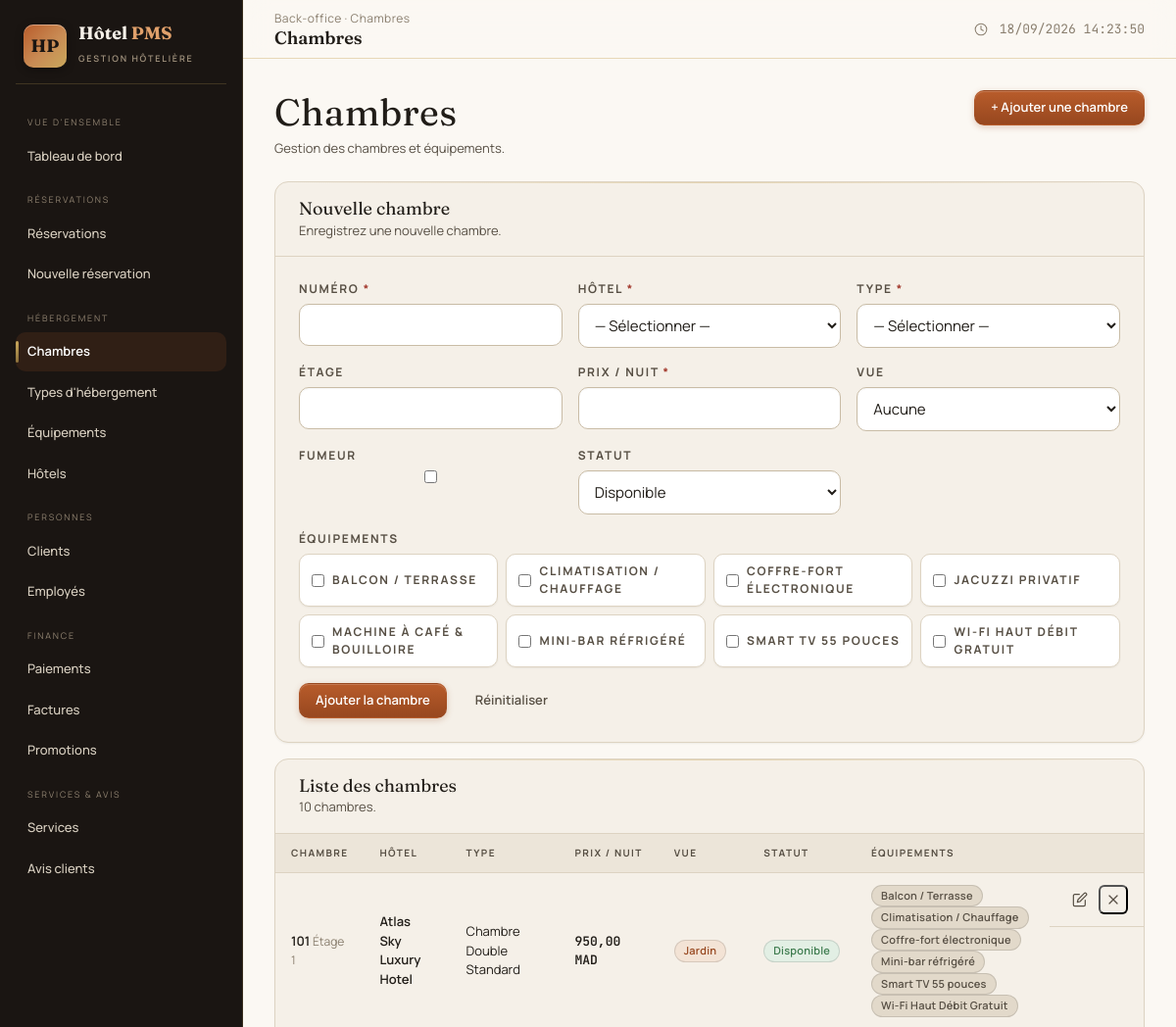
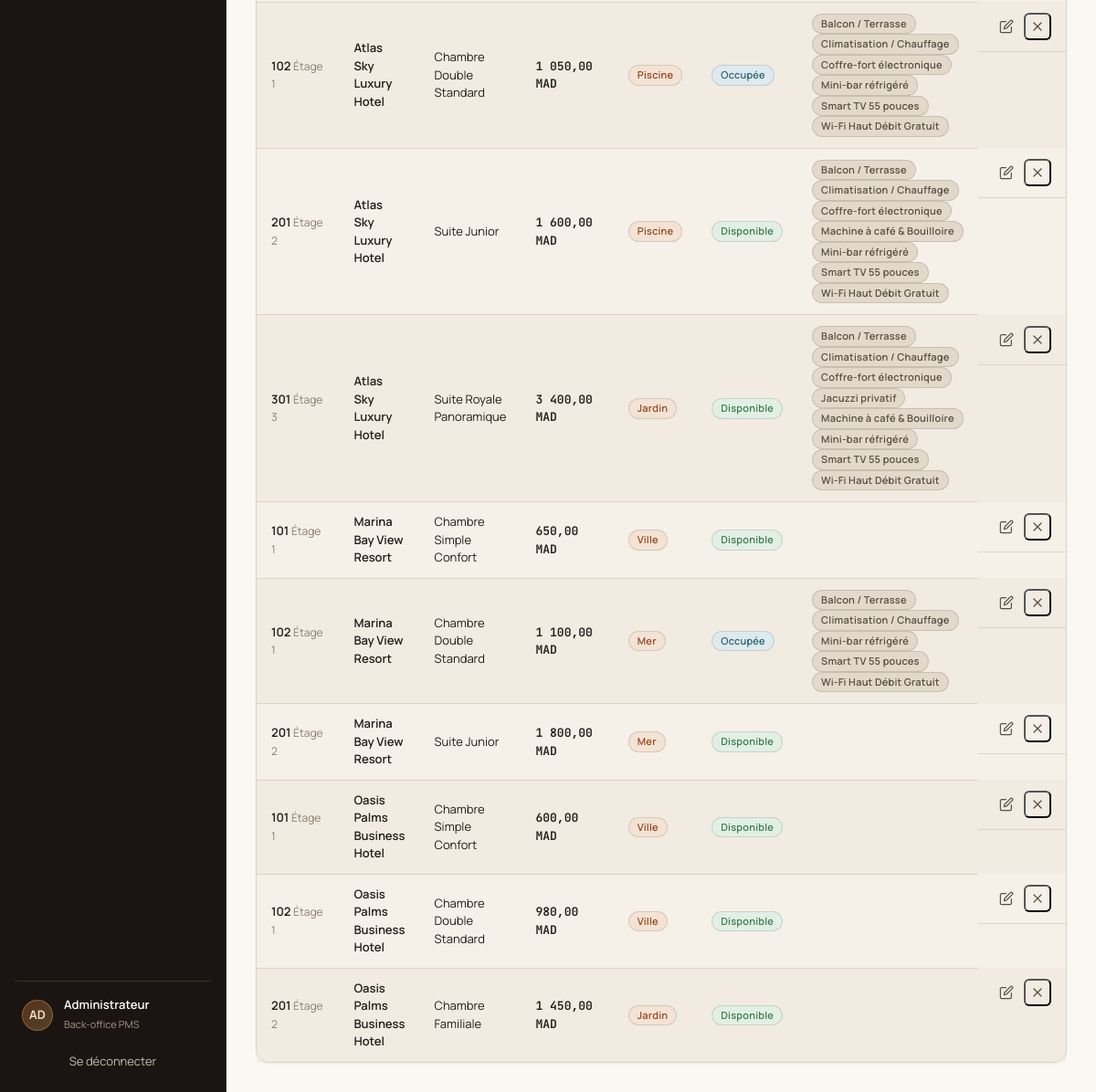
/chambres.php (signed in), run on the app's committed database (2 pictures, top to bottom).
### tables this page shows
CREATE TABLE equipement (
    id_equipement INT AUTO_INCREMENT PRIMARY KEY,
    nom_equipement VARCHAR(50) NOT NULL,
    description VARCHAR(200) NULL
);

CREATE TABLE chambre (
    id_chambre INT AUTO_INCREMENT PRIMARY KEY,
    id_hotel INT NOT NULL,
    id_type INT NOT NULL,
    numero_chambre VARCHAR(10) NOT NULL,
    etage TINYINT NULL,
    prix_nuit DECIMAL(10,2) NOT NULL,
    vue ENUM('Mer', 'Jardin', 'Ville', 'Piscine', 'Aucune') DEFAULT 'Aucune',
    fumeur BOOLEAN DEFAULT FALSE,
    statut_chambre ENUM('Disponible', 'Occupée', 'Maintenance', 'Nettoyage') DEFAULT 'Disponible',
    CONSTRAINT uq_chambre_hotel_numero UNIQUE (id_hotel, numero_chambre),
    CONSTRAINT chk_chambre_prix CHECK (prix_nuit >= 0),
    CONSTRAINT fk_chambre_hotel FOREIGN KEY (id_hotel) 
        REFERENCES hotel(id_hotel) 
        ON DELETE RESTRICT 
        ON UPDATE CASCADE,
    CONSTRAINT fk_chambre_type FOREIGN KEY (id_type) 
        REFERENCES type_hebergement(id_type) 
        ON DELETE RESTRICT 
        ON UPDATE CASCADE
);

CREATE TABLE hotel (
    id_hotel INT AUTO_INCREMENT PRIMARY KEY,
    nom_hotel VARCHAR(100) NOT NULL,
    adresse VARCHAR(200) NOT NULL,
    ville VARCHAR(50) NOT NULL,
    pays VARCHAR(50) NOT NULL,
    telephone VARCHAR(20) NULL,
    email VARCHAR(100) NULL,
    categorie_etoiles TINYINT NULL,
    date_ouverture DATE NULL,
    created_at DATETIME DEFAULT CURRENT_TIMESTAMP,
    CONSTRAINT chk_hotel_etoiles CHECK (categorie_etoiles IS NULL OR (categorie_etoiles BETWEEN 1 AND 5))
);

CREATE TABLE type_hebergement (
    id_type INT AUTO_INCREMENT PRIMARY KEY,
    libelle VARCHAR(50) NOT NULL,
    description TEXT NULL,
    capacite_max TINYINT NOT NULL,
    superficie_m2 DECIMAL(5,2) NULL,
    prix_base_nuit DECIMAL(10,2) NOT NULL,
    CONSTRAINT chk_type_capacite CHECK (capacite_max > 0),
    CONSTRAINT chk_type_prix CHECK (prix_base_nuit >= 0)
);

### chambres.php (the view, shortened to what this page needs)
<?php
require_once __DIR__ . "/includes/header.php";
$edit = null;
$edit_equipements = [];
$equipements_list = $pdo->query("SELECT id_equipement, nom_equipement FROM equipement ORDER BY nom_equipement")->fetchAll();
$chambres = $pdo->query(
    "SELECT ch.*, h.nom_hotel, h.ville, t.libelle AS type_libelle,
            (SELECT GROUP_CONCAT(e.nom_equipement ORDER BY e.nom_equipement SEPARATOR ', ')
             FROM chambre_equipement ce
             JOIN equipement e ON e.id_equipement = ce.id_equipement
             WHERE ce.id_chambre = ch.id_chambre) AS equipements_text
     FROM chambre ch
     JOIN hotel h ON h.id_hotel = ch.id_hotel
     JOIN type_hebergement t ON t.id_type = ch.id_type
     ORDER BY h.nom_hotel, ch.numero_chambre"
)->fetchAll();
?>
<div class="page-head">
    <div>
        <h1>Chambres</h1>
        <p>Gestion des chambres et équipements.</p>
    </div>
    <a href="chambres.php#form" class="btn primary">+ Ajouter une chambre</a>
</div>
<div class="stack">
    <div class="card" id="form">
        <div class="card-head">
            <div>
                <h3><?= $edit ? "Modifier la chambre" : "Nouvelle chambre" ?></h3>
                <p><?= $edit ? "Mettez à jour les informations de la chambre." : "Enregistrez une nouvelle chambre." ?></p>
            </div>
        </div>
        <div class="card-body">
            <form method="POST" class="form-grid">
                <div class="form-group">
                    <label for="numero_chambre">Numéro <span class="req">*</span></label>
                    <input type="text" id="numero_chambre" name="numero_chambre" required value="<?= htmlspecialchars($edit["numero_chambre"] ?? "") ?>">
                </div>
                <div class="form-group">
                    <label for="id_hotel">Hôtel <span class="req">*</span></label>
                    <select id="id_hotel" name="id_hotel" required>
                        <option value="">— Sélectionner —</option>
                    </select>
                </div>
                <div class="form-group">
                    <label for="id_type">Type <span class="req">*</span></label>
                    <select id="id_type" name="id_type" required>
                        <option value="">— Sélectionner —</option>
                    </select>
                </div>
                <div class="form-group">
                    <label for="etage">Étage</label>
                    <input type="number" id="etage" name="etage" value="<?= htmlspecialchars((string) ($edit["etage"] ?? "")) ?>">
                </div>
                <div class="form-group">
                    <label for="prix_nuit">Prix / nuit <span class="req">*</span></label>
                    <input type="number" id="prix_nuit" name="prix_nuit" step="0.01" required value="<?= htmlspecialchars($edit["prix_nuit"] ?? "") ?>">
                </div>
                <div class="form-group">
                    <label for="vue">Vue</label>
                    <select id="vue" name="vue">
                        <?php foreach (["Aucune", "Mer", "Jardin", "Ville", "Piscine"] as $v): ?>
                            <option value="<?= $v ?>" <?= ($edit["vue"] ?? "Aucune") === $v ? "selected" : "" ?>><?= $v ?></option>
                        <?php endforeach; ?>
                    </select>
                </div>
                <div class="form-group">
                    <label for="fumeur">Fumeur</label>
                    <input type="checkbox" id="fumeur" name="fumeur" value="1" <?= !empty($edit["fumeur"]) ? "checked" : "" ?>>
                </div>
                <div class="form-group">
                    <label for="statut_chambre">Statut</label>
                    <select id="statut_chambre" name="statut_chambre">
                        <?php foreach (["Disponible", "Occupée", "Maintenance", "Nettoyage"] as $s): ?>
                            <option value="<?= $s ?>" <?= ($edit["statut_chambre"] ?? "Disponible") === $s ? "selected" : "" ?>><?= $s ?></option>
                        <?php endforeach; ?>
                    </select>
                </div>
                <?php if (!empty($equipements_list)): ?>
                <div class="form-group" style="grid-column: 1 / -1">
                    <label>Équipements</label>
                    <div class="check-list">
                        <?php foreach ($equipements_list as $eq): ?>
                            <label class="check-item">
                                <input type="checkbox" name="equipements[]" value="<?= (int) $eq["id_equipement"] ?>" <?= in_array((int) $eq["id_equipement"], $edit_equipements, true) ? "checked" : "" ?>>
                                <?= htmlspecialchars($eq["nom_equipement"]) ?>
                            </label>
                        <?php endforeach; ?>
                    </div>
                </div>
                <?php endif; ?>
                <div class="form-actions" style="grid-column: 1 / -1; margin-top:0">
                    <button type="submit" class="btn primary"><?= $edit ? "Enregistrer" : "Ajouter la chambre" ?></button>
                    <a href="chambres.php" class="btn ghost">Réinitialiser</a>
                </div>
            </form>
        </div>
    </div>
    <div class="card">
        <div class="card-head">
            <div>
                <h3>Liste des chambres</h3>
                <p><?= count($chambres) ?> chambre<?= count($chambres) > 1 ? "s" : "" ?>.</p>
            </div>
        </div>
        <div class="card-body" style="padding:0">
            <div class="table-wrap">
                <table class="table">
                    <thead>
                        <tr>
                            <th>Chambre</th>
                            <th>Hôtel</th>
                            <th>Type</th>
                            <th>Prix / nuit</th>
                            <th>Vue</th>
                            <th>Statut</th>
                            <th>Équipements</th>
                            <th></th>
                        </tr>
                    </thead>
                    <tbody>
                        <?php foreach ($chambres as $ch): ?>
                            <tr>
                                <td>
                                    <span class="cell-main"><?= htmlspecialchars($ch["numero_chambre"]) ?></span>
                                    <span class="cell-sub">Étage <?= $ch["etage"] !== null ? (int) $ch["etage"] : "—" ?></span>
                                </td>
                                <td class="cell-main"><?= htmlspecialchars($ch["nom_hotel"]) ?></td>
                                <td><?= htmlspecialchars($ch["type_libelle"]) ?></td>
                                <td class="num"><?= number_format((float) $ch["prix_nuit"], 2, ",", " ") ?> MAD</td>
                                <td><span class="badge accent"><?= htmlspecialchars($ch["vue"]) ?></span></td>
                                <td>
                                    <?php
                                        $statut_cls = match($ch["statut_chambre"]) {
                                            "Disponible" => "ok",
                                            "Occupée"    => "info",
                                            "Maintenance"=> "warn",
                                            "Nettoyage"  => "neutral",
                                            default      => "neutral",
                                        };
                                    ?>
                                    <span class="badge <?= $statut_cls ?>"><?= htmlspecialchars($ch["statut_chambre"]) ?></span>
                                </td>
                                <td>
                                    <?php
                                        $eqs = $ch["equipements_text"] ? explode(", ", $ch["equipements_text"]) : [];
                                        foreach ($eqs as $eq_name):
                                    ?>
                                        <span class="badge neutral"><?= htmlspecialchars($eq_name) ?></span>
                                    <?php endforeach; ?>
                                </td>
                                <td class="table-actions">
                                    <a href="chambres.php?edit=<?= (int) $ch["id_chambre"] ?>" title="Modifier">✎</a>
                                    <form method="POST" style="display:inline" data-confirm="Supprimer la chambre « <?= htmlspecialchars($ch["numero_chambre"]) ?> » ?">
                                        <button type="submit" class="row-action danger" title="Supprimer">✕</button>
                                    </form>
                                </td>
                            </tr>
                        <?php endforeach; ?>
                    </tbody>
                </table>
            </div>
        </div>
    </div>
</div>
<?php require __DIR__ . "/includes/footer.php"; ?>

### data on the page
equipement: nom_equipement "BALCON / TERRASSE"
equipement: nom_equipement "CLIMATISATION / CHAUFFAGE"
equipement: nom_equipement "COFFRE-FORT ÉLECTRONIQUE"
equipement: nom_equipement "JACUZZI PRIVATIF"
equipement: nom_equipement "MACHINE À CAFÉ & BOUILLOIRE"
equipement: nom_equipement "MINI-BAR RÉFRIGÉRÉ"
equipement: nom_equipement "SMART TV 55 POUCES"
equipement: nom_equipement "WI-FI HAUT DÉBIT GRATUIT"
chambre: numero_chambre "101", etage "1", id_hotel.nom_hotel "Atlas Sky Luxury Hotel", id_type.libelle "Chambre Double Standard", prix_nuit "950,00", vue "Jardin", statut_chambre "Disponible", eq_name "Balcon / Terrasse", eq_name "Climatisation / Chauffage", eq_name "Coffre-fort électronique", eq_name "Mini-bar réfrigéré", eq_name "Smart TV 55 pouces", eq_name "Wi-Fi Haut Débit Gratuit"
chambre: numero_chambre "102", etage "1", id_hotel.nom_hotel "Atlas Sky Luxury Hotel", id_type.libelle "Chambre Double Standard", prix_nuit "1 050,00", vue "Piscine", statut_chambre "Occupée", eq_name "Balcon / Terrasse", eq_name "Climatisation / Chauffage", eq_name "Coffre-fort électronique", eq_name "Mini-bar réfrigéré", eq_name "Smart TV 55 pouces", eq_name "Wi-Fi Haut Débit Gratuit"
chambre: numero_chambre "201", etage "2", id_hotel.nom_hotel "Atlas Sky Luxury Hotel", id_type.libelle "Suite Junior", prix_nuit "1 600,00", vue "Piscine", statut_chambre "Disponible", eq_name "Balcon / Terrasse", eq_name "Climatisation / Chauffage", eq_name "Coffre-fort électronique", eq_name "Machine à café & Bouilloire", eq_name "Mini-bar réfrigéré", eq_name "Smart TV 55 pouces", eq_name "Wi-Fi Haut Débit Gratuit"
chambre: numero_chambre "301", etage "3", id_hotel.nom_hotel "Atlas Sky Luxury Hotel", id_type.libelle "Suite Royale Panoramique", prix_nuit "3 400,00", vue "Jardin", statut_chambre "Disponible", eq_name "Balcon / Terrasse", eq_name "Climatisation / Chauffage", eq_name "Coffre-fort électronique", eq_name "Jacuzzi privatif", eq_name "Machine à café & Bouilloire", eq_name "Mini-bar réfrigéré", eq_name "Smart TV 55 pouces", eq_name "Wi-Fi Haut Débit Gratuit"
chambre: numero_chambre "101", etage "1", id_hotel.nom_hotel "Marina Bay View Resort", id_type.libelle "Chambre Simple Confort", prix_nuit "650,00", vue "Ville", statut_chambre "Disponible"
chambre: numero_chambre "102", etage "1", id_hotel.nom_hotel "Marina Bay View Resort", id_type.libelle "Chambre Double Standard", prix_nuit "1 100,00", vue "Mer", statut_chambre "Occupée", eq_name "Balcon / Terrasse", eq_name "Climatisation / Chauffage", eq_name "Mini-bar réfrigéré", eq_name "Smart TV 55 pouces", eq_name "Wi-Fi Haut Débit Gratuit"
chambre: numero_chambre "201", etage "2", id_hotel.nom_hotel "Marina Bay View Resort", id_type.libelle "Suite Junior", prix_nuit "1 800,00", vue "Mer", statut_chambre "Disponible"
chambre: numero_chambre "101", etage "1", id_hotel.nom_hotel "Oasis Palms Business Hotel", id_type.libelle "Chambre Simple Confort", prix_nuit "600,00", vue "Ville", statut_chambre "Disponible"
chambre: numero_chambre "102", etage "1", id_hotel.nom_hotel "Oasis Palms Business Hotel", id_type.libelle "Chambre Double Standard", prix_nuit "980,00", vue "Ville", statut_chambre "Disponible"
chambre: numero_chambre "201", etage "2", id_hotel.nom_hotel "Oasis Palms Business Hotel", id_type.libelle "Chambre Familiale", prix_nuit "1 450,00", vue "Jardin", statut_chambre "Disponible"

### other printed values
$label "VUE D'ENSEMBLE"
$title "Tableau de bord"
$label "RÉSERVATIONS"
$title "Réservations"
$title "Nouvelle réservation"
$label "HÉBERGEMENT"
$title "Chambres"
$title "Types d'hébergement"
$title "Équipements"
$title "Hôtels"
$label "PERSONNES"
$title "Clients"
$title "Employés"
$label "FINANCE"
$title "Paiements"
